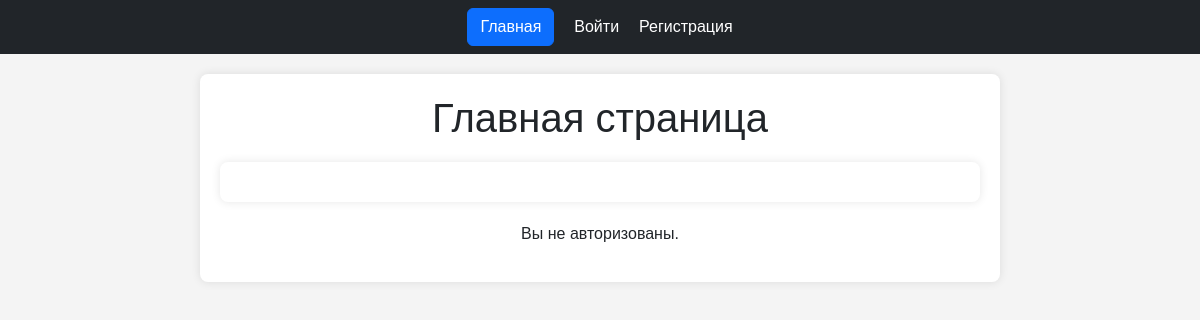
The app's page /, older data.
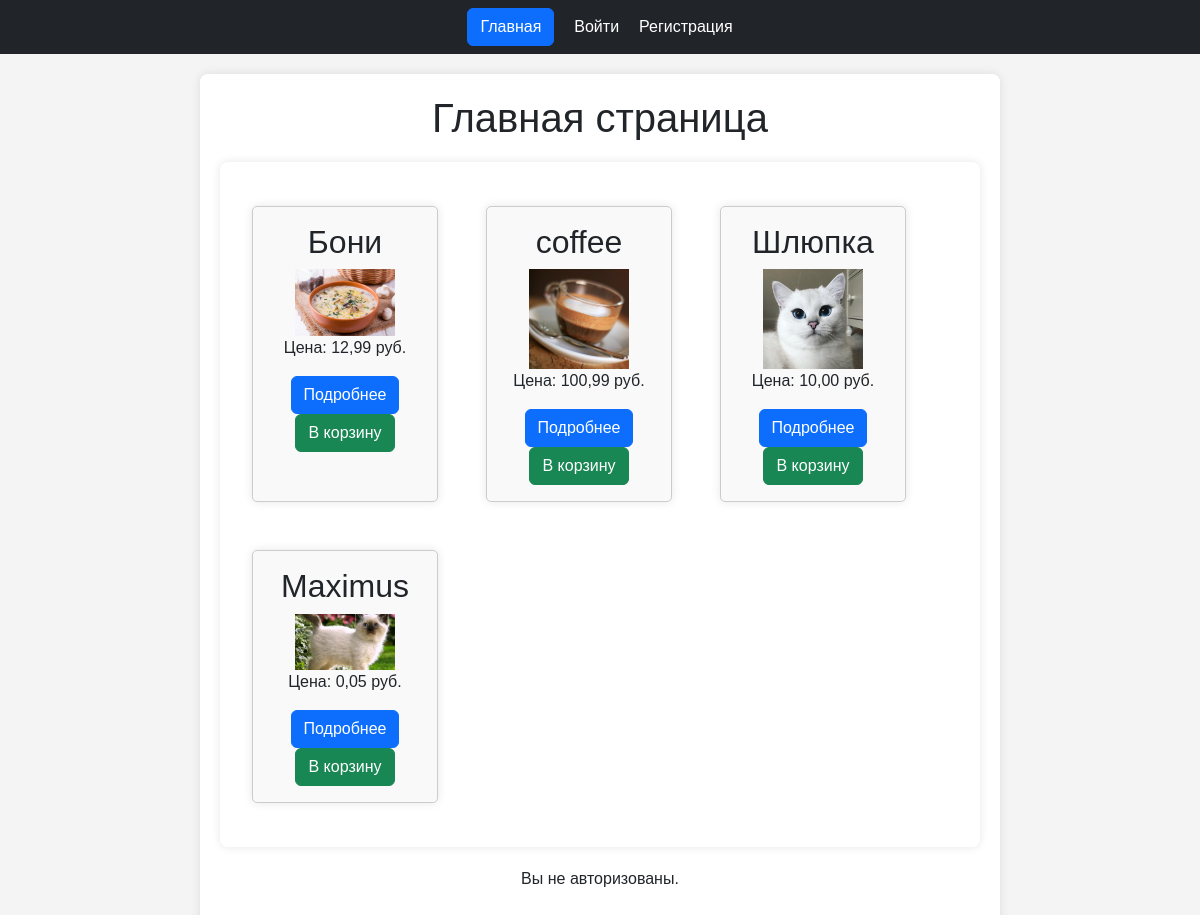
The same page, newer data.
### comments/models.py (models this page shows, shortened)
class Tovars(models.Model):
    name = models.CharField(max_length=100)
    description = models.TextField()
    price = models.DecimalField(max_digits=100, decimal_places=2)
    image = models.ImageField(upload_to='products/', null=True, blank=True)
    count = models.IntegerField(default=0)

### comments/views.py (the view)
# urls.py: path('', views.home, name='home'),
def home(request):
    is_admin = request.user.is_authenticated and request.user.groups.filter(name='администраторы').exists()
    all_tovars = Tovars.objects.all()[:10]
    extra_content = "Административный контент" if is_admin else ""
    return render(request, 'comments/home.html', {
        'tovars': all_tovars,
        'extra_content': extra_content
    })

### comments/templates/comments/home.html
{% extends 'comments/base.html' %}
{% block content %}
    <h1>Главная страница</h1>
    <div class="container">
      <div class="row">
            {% for tovar in tovars%}
                <div class="container p-3 m-4 col-3" style="background-color: #f9f9f9; border: 1px solid #ccc; border-radius: 5px;">
                    <h2>{{ tovar.name }}</h2>
                    <img src="{{ tovar.image.url }}" alt="{{ tovar.name }}" style="max-width: 100px; max-height: 100px;">
                    <p>Цена: {{ tovar.price }} руб.</p>
                    <a href="{% url 'tovar_detail' tovar.id %}" class="btn btn-primary">Подробнее</a>
                    <a href="{% url 'add_to_cart' tovar.id %}" class="btn btn-success">В корзину</a>
                </div>
            {% endfor %}
        </div>
    </div>
    {% if user.is_authenticated %}
        </div>
        {% if extra_content %}
            <h2>Административный раздел</h2>
            <p>{{ extra_content }}</p>
        {% endif %}
    {% else %}
        <p>Вы не авторизованы.</p>
    {% endif %}
{% endblock %}

Row changes from the older to the newer data that the page shows:
added Tovars: name "Бони", image (picture), price "12,99"
added Tovars: name "coffee", image (picture), price "100,99"
added Tovars: name "Шлюпка", image (picture), price "10,00"
added Tovars: name "Maximus", image (placeholder picture), price "0,05"
